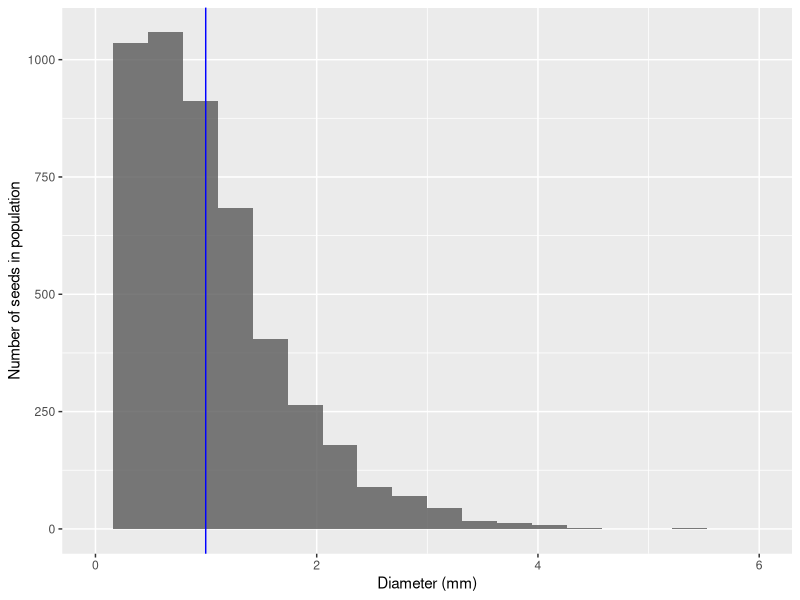
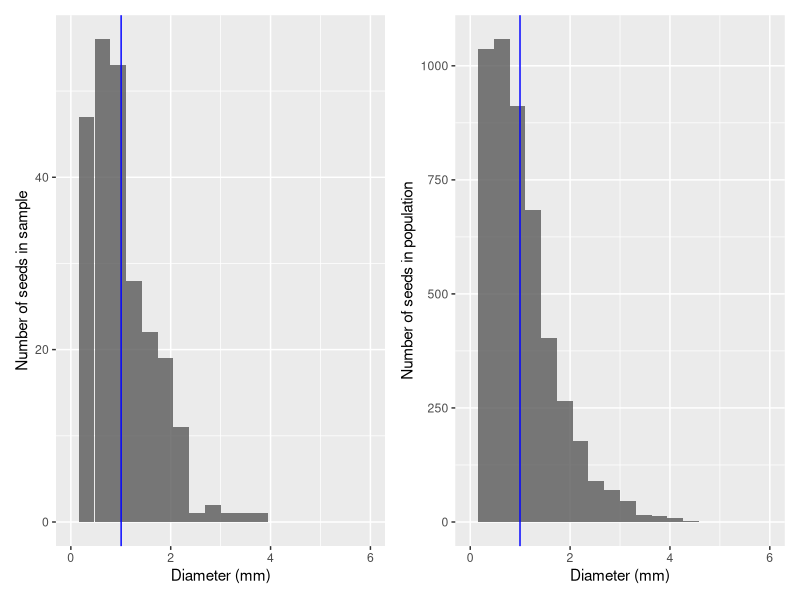
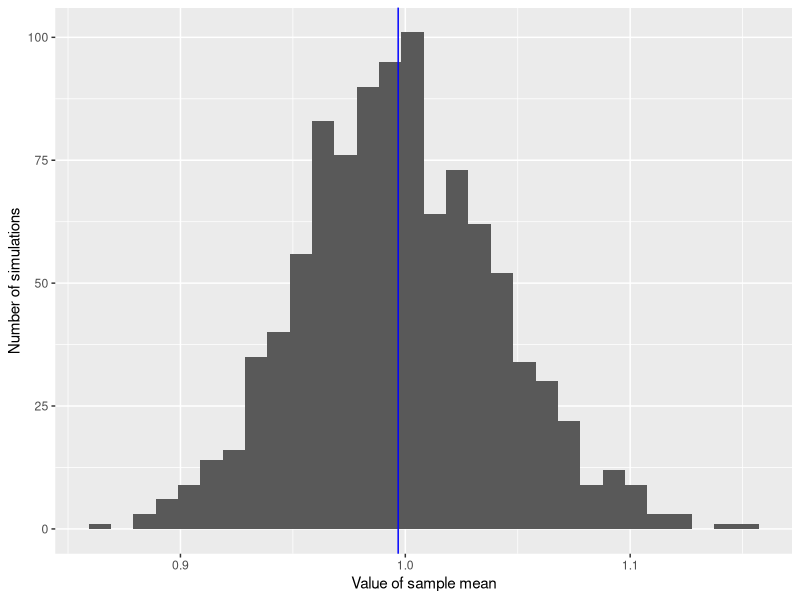
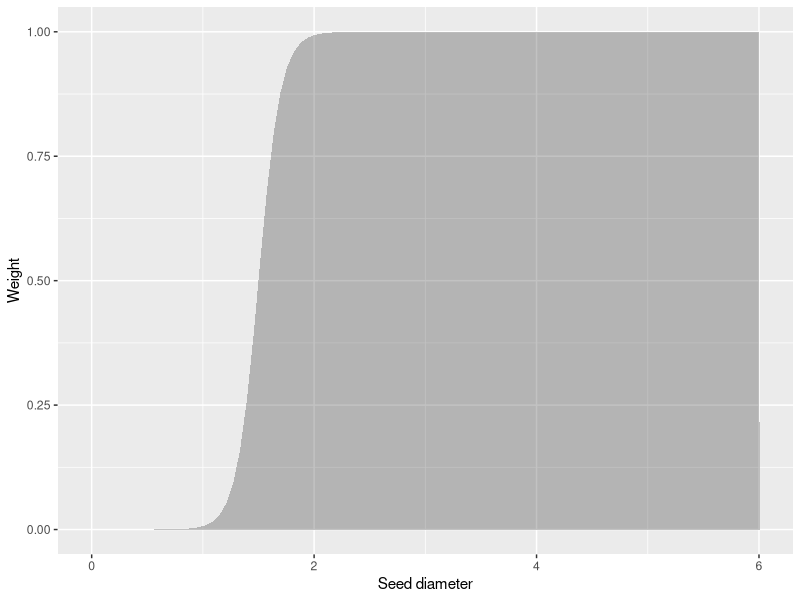
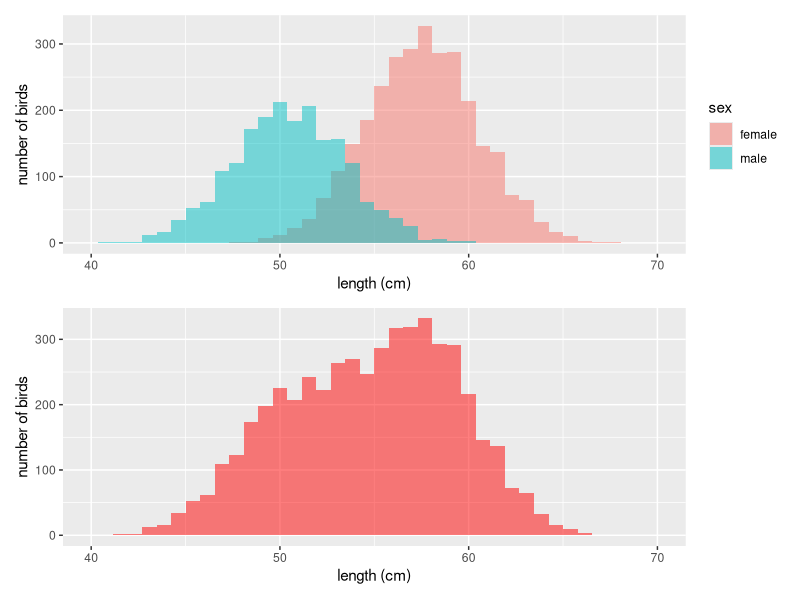
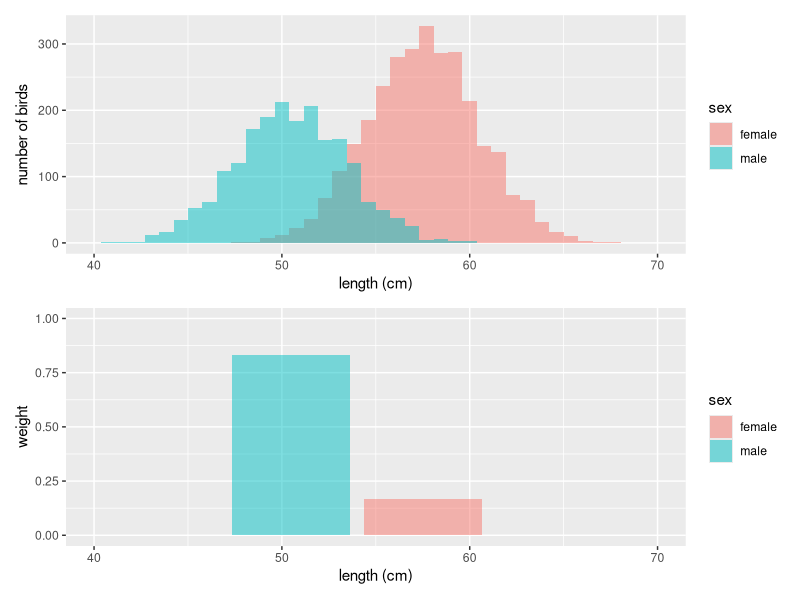

Write R code to recreate these figures, in order.
## ---- chunk 1
knitr::opts_chunk$set(message =  FALSE)
knitr::opts_chunk$set(warning =  FALSE)
knitr::opts_chunk$set(error =  FALSE)
bfcolor <- function(x, color) {
  if (knitr::is_latex_output()) {
    sprintf("\\textcolor{%s}{\\textbf{%s}}", color, x)
  } else if (knitr::is_html_output()) {
    sprintf("<span style='color: %s;'><b>%s</b></span>", color, x)
  } else x
}
## ---- chunk 2
# simulate seed diameters
set.seed(40221) # for reproducibility
population <- data.frame(
  diameter = rgamma(5000, shape = 2, scale = 1/2),
  seed = 1:5000
)

# check first few rows
head(population, 3)
## ---- chunk 3
# Plot population distribution
library(ggplot2)
mean_pop_diameter <- mean(population$diameter)
ggplot(population, aes(x = diameter)) +
  geom_histogram(bins = 20, alpha = 0.8) +
  geom_vline(xintercept = mean_pop_diameter, color = "blue") +
  labs(x = "Diameter (mm)", y = "Number of seeds in population") +
  xlim(0, 6)
## ---- chunk 4
# draw a random sample of seeds
set.seed(40221)
sample <- population[sample(nrow(population), 250), ]
## ---- chunk 5
# Plot sample vs population
library(patchwork)

p1 <- ggplot(sample, aes(x = diameter)) +
  geom_histogram(bins = 20, alpha = 0.8) +
  geom_vline(xintercept = mean(sample$diameter), color = "blue") +
  labs(x = "Diameter (mm)", y = "Number of seeds in sample") +
  xlim(0, 6)

p2 <- ggplot(population, aes(x = diameter)) +
  geom_histogram(bins = 20, alpha = 0.8) +
  geom_vline(xintercept = mean_pop_diameter, color = "blue") +
  labs(x = "Diameter (mm)", y = "Number of seeds in population") +
  xlim(0, 6)

p1 | p2
## ---- chunk 6
set.seed(40221)
nsim <- 1000
samp_means <- numeric(nsim)

for(i in 1:nsim) {
  samp <- population[sample(nrow(population), 250), ]
  samp_means[i] <- mean(samp$diameter)
}

# Estimate bias
bias<-mean(samp_means) - mean_pop_diameter

# Standard deviation of sample means (Standard Error)
se<-sd(samp_means)

# RMSE
rmse<-sqrt(mean((samp_means - mean_pop_diameter)^2))
list("Bias"=bias, "Standard Error"=se ,"RMSE"=rmse)
## ---- chunk 7
# Plot sampling distribution
ggplot(data.frame(sample_mean = samp_means), aes(x = sample_mean)) +
  geom_histogram(bins = 30) +
  geom_vline(xintercept = mean_pop_diameter, color = "blue") +
  labs(x = "Value of sample mean", y = "Number of simulations")
## ---- chunk 8
# inclusion weight function
weight_fn <- function(x, r = 10, c = 1.5) {
  1 / (1 + exp(-r * (x - c)))
}

# Plot weight function
grid <- seq(0, 6, length.out = 100)
weight_df <- data.frame(
  seed_diameter = grid,
  weight = weight_fn(grid)
)

ggplot(weight_df, aes(x = seed_diameter, y = weight)) +
  geom_area(alpha = 0.3, linetype = "solid") +
  labs(x = "Seed diameter", y = "Weight") +
  theme(plot.margin = margin(t = 5, r = 5, b = 5, l = 5, unit = "pt"))
## ---- chunk 9
# Assign weights and sample
population_mod1 <- population
population_mod1$weight <- weight_fn(population_mod1$diameter)

set.seed(40721)
sample2 <- population_mod1[sample(nrow(population_mod1), 250, prob = population_mod1$weight), ]
## ---- chunk 10
set.seed(40721)

female_hawks <- data.frame(
  length = rnorm(3000, mean = 57.5, sd = 3),
  sex = "female"
)

male_hawks <- data.frame(
  length = rnorm(2000, mean = 50.5, sd = 3),
  sex = "male"
)

population_hawks <- rbind(female_hawks, male_hawks)

head(population_hawks[order(population_hawks$sex), ], 4)
## ---- chunk 11
# Plot distributions
p1 <- ggplot(population_hawks, aes(x = length, fill = sex)) +
  geom_histogram(alpha = 0.5, position = "identity", bins = 40) +
  xlim(40, 70) +
  labs(x = "length (cm)", y = "number of birds")

p2 <- ggplot(population_hawks, aes(x = length)) +
  geom_histogram(bins = 40, fill = "red", alpha = 0.5) +
  xlim(40, 70) +
  labs(x = "length (cm)", y = "number of birds")

p1 / p2
## ---- chunk 12
# Population mean
mean(population_hawks$length)
## ---- chunk 13
# Random sample
set.seed(40821)
sample_hawks <- population_hawks[sample(nrow(population_hawks), 300), ]
## ---- chunk 14
weight_fn <- function(sex, p = 5/6) {
  ifelse(sex == "male", p, 1 - p)
}

weight_df <- data.frame(
  length = c(50.5, 57.5),
  weight = c(5/6, 1/6),
  sex = c("male", "female")
)

p1 <- ggplot(population_hawks, aes(x = length, fill = sex)) +
  geom_histogram(alpha = 0.5, position = "identity", bins = 40) +
  xlim(40, 70) +
  labs(x = "length (cm)", y = "number of birds")

p2 <- ggplot(weight_df, aes(x = length, y = weight, fill = sex)) +
  geom_col(alpha = 0.5) +
  xlim(40, 70) +
  ylim(0, 1) +
  labs(x = "length (cm)", y = "weight")

p1 / p2
